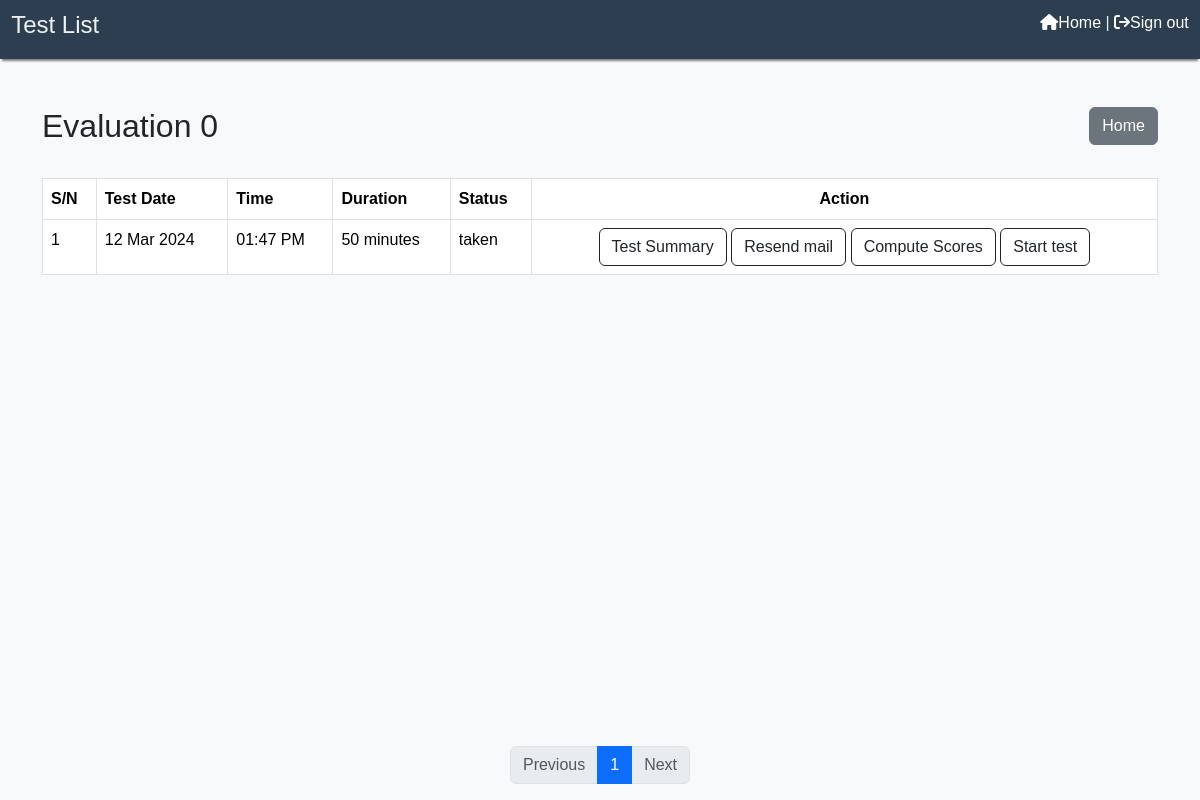
Screenshot of /testlist/2ff61d71-a435-4e6b-a326-82b4691bcc4d (signed in) with the database file from the repository.
### main.py (models this page shows, shortened)
class Test(db.Model):
    id = db.Column(db.Integer, primary_key=True)
    test_name = db.Column(db.String(255), nullable=False)
    test_id = db.Column(db.String(128), nullable=False, unique=True)
    created = db.Column(db.DateTime, default=datetime.now())
    userid = db.Column(db.String, db.ForeignKey('user.userid'), nullable=False)
    questions = db.relationship('Question', backref='test', lazy=True)
    teststats = db.relationship('Teststat', backref='test', lazy=True)

class Teststat(db.Model):
    id = db.Column(db.Integer, primary_key=True)
    test_id = db.Column(db.String, db.ForeignKey('test.test_id'), nullable=False)
    test_day_id = db.Column(db.String(128), nullable=False, unique=True)
    test_date = db.Column(db.DateTime, nullable=False)
    duration = db.Column(db.Integer, default=0)
    status =  db.Column(db.String(128), nullable=False, default='pending')
    applicanttests = db.relationship('Applicanttest', backref='teststat', lazy=True)

### main.py (the view)
@app.route('/testlist/<test_id>', methods=['GET'])
@login_required
def testlist(test_id):
    count = 1
    teststat = Teststat.query.filter_by(test_id=test_id).order_by(desc(Teststat.test_date))
    if not teststat:
        return jsonify({'error': 'Unauthorized User'}), 401
    test = Test.query.filter_by(test_id=test_id).first()
    if not test:
        return jsonify({'error': 'Unauthorized User'}), 401
    page = request.args.get("page")
    if page and page.isdigit():
        page = int(page)
    else:
        page = 1
    try:
        pages = teststat.paginate(page=page, per_page=3)
    except:
        if (teststat.count() % 3 != 0):
            count =  int((teststat.count() / 3)) + 1
        else:
            count = (teststat.count() / 3)
        if count <= 0:
            count = 1
        pages = teststat.paginate(page=count, per_page=3)
    return render_template('Testlist.html', teststat=teststat, i=0, pages=pages,
                           test_id=test_id, testname=test.test_name, user_id=test.userid)

### main.py (called while the page is built)
@login_manager.user_loader
def load_user(user_id):
    return db.session.get(User, user_id)

### templates/Testlist.html (shortened to what this page needs)
<!DOCTYPE html>
<html lang="en">
<head>
    <link href="https://cdn.jsdelivr.net/npm/bootstrap@5.3.2/dist/css/bootstrap.min.css" rel="stylesheet">
<link rel="stylesheet" href="/static/styles/style.css">
<link rel="stylesheet" href="https://cdnjs.cloudflare.com/ajax/libs/font-awesome/6.5.1/css/all.min.css" />
</head>
<body>
    <header>
        <div style="float: left;">
        <h4> Test List </h4>
        </div>
        <div style="float: right;">
            <a href="{{ url_for('home') }}" class="signout">  <i class="fa fa-home" aria-hidden="true"></i>Home</a> |
                  <a href="{{ url_for('logout') }}"   class="signout" ><i class="fa fa-sign-out" aria-hidden="true"></i>Sign out</a>
                </div>
     </header>
    <div class="container mt-5"> <div style="float: right;">
            <a href="{{ url_for('dashboard', user_id=user_id) }}" class="btn btn-secondary">Home</a>
    </div>
        <h2>{{ testname }} </h2>
        <br>
        <div class="table-responsive">
            <table class="table table-bordered">
                <thead>
                    <tr>
                        <th>S/N</th>
                        <th>Test Date</th>
                        <th> Time</th>
                        <th>Duration</th>
                        <th>Status</th>
                        <th style="text-align: center;" colspan="5">Action</th>
                    </tr>
                </thead>
                <tbody>
                    {% for test in pages.items %}
                        <tr>
                            <td> {{ loop.index }}</td>
                            <td>{{ test.test_date.strftime('%d %b %Y') }}</td>
                            <td>{{ test.test_date.strftime('%I:%M %p') }}</td>
                            <td>{{ test.duration }} minutes</td>
                            <td>{{ test.status }}</td>
                            <td style="text-align: center;" >
                                {% if test.status == 'taken' %}
                                <a href="{{ url_for('testsummary', test_id=test_id, test_day_id=test.test_day_id, user_id=user_id) }}" class="btn btn-outline-dark">Test Summary</a>
                                {% endif %}
                                <a href="{{ url_for('resendmailget', test_day_id=test.test_day_id, user_id=user_id) }}" class="btn btn-outline-dark">Resend mail</a>
                                <button type="button" class="btn btn-outline-dark" onclick="computescore('{{ test.test_day_id }}')">Compute Scores</button>
                                <a href="{{ url_for('applicant', test_day_id=test.test_day_id) }}" class="btn btn-outline-dark" target="_blank">Start test</a>
                            </td>
                        </tr>
                    {% endfor %}
                </tbody>
            </table>
        </div>
    </div>
    <div class="fixed-bottom d-flex justify-content-center" style="margin-top: 20px;">
    <nav aria-label="...">
        <ul class="pagination">
            <li class="page-item {% if not pages.has_prev %} disabled {% endif %}">
                <a class="page-link" href="./{{test_id}}?page={{ pages.prev_num }}">Previous</a>
            </li>
            {% for page in pages.iter_pages() %}
                <li class="page-item {% if page == pages.page %} active {% endif %}">
                    <a class="page-link" href="./{{test_id}}?page={{ page }}">{{ page }}</a>
                </li>
            {% endfor %}
            <li class="page-item {% if not pages.has_next %} disabled {% endif %}">
                <a class="page-link" href="./{{test_id}}?page={{ pages.next_num }}">Next</a>
            </li>
        </ul>
    </nav>
    </div>
</body>
</html>

### static/styles/style.css (style rules this page uses)
header, .modal-header { background-color: #2c3e50; color: #ecf0f1; text-align: left; padding: 0.7rem; box-shadow: 0 4px 2px -2px gray; overflow: hidden; }
a.signout { text-decoration: none; font-size: 1rem; color: #fff; }

### templates/Testlist.html (style rules this page uses)
body { font-family: Arial, sans-serif; margin: 0; padding: 0; box-sizing: border-box; background-color: #f8f9fa; }

### rows the page displays
Test: test_name "Evaluation 0"
Teststat: test_date "12 Mar 2024", test_date "01:47 PM", duration "50", status "taken"

### other values shown
{{ page }} "1"
